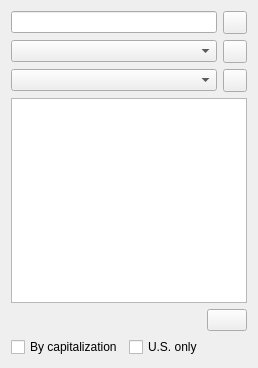
<?xml version="1.0" encoding="UTF-8"?>
<ui version="4.0">
 <class>TickerNeighbors</class>
 <widget class="QWidget" name="TickerNeighbors">
  <property name="geometry">
   <rect>
    <x>0</x>
    <y>0</y>
    <width>258</width>
    <height>368</height>
   </rect>
  </property>
  <property name="windowTitle">
   <string>Industries</string>
  </property>
  <layout class="QGridLayout" name="gridLayout">
   <item row="0" column="0">
    <widget class="QLineEdit" name="lineTicker"/>
   </item>
   <item row="0" column="1">
    <widget class="QToolButton" name="pushTicker">
     <property name="icon">
      <iconset resource="tht.qrc">
       <normaloff>:/images/query.png</normaloff>:/images/query.png</iconset>
     </property>
    </widget>
   </item>
   <item row="1" column="0">
    <widget class="QComboBox" name="comboSector"/>
   </item>
   <item row="1" column="1">
    <widget class="QToolButton" name="pushSector">
     <property name="icon">
      <iconset resource="tht.qrc">
       <normaloff>:/images/query.png</normaloff>:/images/query.png</iconset>
     </property>
    </widget>
   </item>
   <item row="2" column="0">
    <widget class="QComboBox" name="comboIndustry"/>
   </item>
   <item row="2" column="1">
    <widget class="QToolButton" name="pushIndustry">
     <property name="icon">
      <iconset resource="tht.qrc">
       <normaloff>:/images/query.png</normaloff>:/images/query.png</iconset>
     </property>
    </widget>
   </item>
   <item row="3" column="0" colspan="2">
    <widget class="QListWidget" name="listTickers">
     <property name="selectionMode">
      <enum>QAbstractItemView::ExtendedSelection</enum>
     </property>
     <property name="movement">
      <enum>QListView::Static</enum>
     </property>
     <property name="flow">
      <enum>QListView::TopToBottom</enum>
     </property>
     <property name="resizeMode">
      <enum>QListView::Adjust</enum>
     </property>
     <property name="viewMode">
      <enum>QListView::IconMode</enum>
     </property>
    </widget>
   </item>
   <item row="4" column="0" colspan="2">
    <layout class="QHBoxLayout" name="horizontalLayout">
     <item>
      <widget class="QWidget" name="widgetExchanges" native="true"/>
     </item>
     <item>
      <spacer name="horizontalSpacer_2">
       <property name="orientation">
        <enum>Qt::Horizontal</enum>
       </property>
       <property name="sizeHint" stdset="0">
        <size>
         <width>13</width>
         <height>20</height>
        </size>
       </property>
      </spacer>
     </item>
     <item>
      <widget class="QPushButton" name="pushCopy">
       <property name="autoDefault">
        <bool>false</bool>
       </property>
      </widget>
     </item>
    </layout>
   </item>
   <item row="5" column="0" colspan="2">
    <layout class="QHBoxLayout" name="horizontalLayout_2">
     <item>
      <widget class="QCheckBox" name="checkCap">
       <property name="text">
        <string comment="Means &quot;Sort by capitalization&quot;">By capitalization</string>
       </property>
      </widget>
     </item>
     <item>
      <widget class="QCheckBox" name="checkUSA">
       <property name="sizePolicy">
        <sizepolicy hsizetype="Minimum" vsizetype="Fixed">
         <horstretch>1</horstretch>
         <verstretch>0</verstretch>
        </sizepolicy>
       </property>
       <property name="text">
        <string>U.S. only</string>
       </property>
      </widget>
     </item>
    </layout>
   </item>
  </layout>
 </widget>
 <resources>
  <include location="tht.qrc"/>
 </resources>
 <connections>
  <connection>
   <sender>lineTicker</sender>
   <signal>returnPressed()</signal>
   <receiver>TickerNeighbors</receiver>
   <slot>slotFetch()</slot>
   <hints>
    <hint type="sourcelabel">
     <x>113</x>
     <y>21</y>
    </hint>
    <hint type="destinationlabel">
     <x>185</x>
     <y>22</y>
    </hint>
   </hints>
  </connection>
  <connection>
   <sender>pushTicker</sender>
   <signal>clicked()</signal>
   <receiver>TickerNeighbors</receiver>
   <slot>slotFetch()</slot>
   <hints>
    <hint type="sourcelabel">
     <x>248</x>
     <y>30</y>
    </hint>
    <hint type="destinationlabel">
     <x>245</x>
     <y>15</y>
    </hint>
   </hints>
  </connection>
  <connection>
   <sender>pushSector</sender>
   <signal>clicked()</signal>
   <receiver>TickerNeighbors</receiver>
   <slot>slotFetch()</slot>
   <hints>
    <hint type="sourcelabel">
     <x>248</x>
     <y>58</y>
    </hint>
    <hint type="destinationlabel">
     <x>234</x>
     <y>226</y>
    </hint>
   </hints>
  </connection>
  <connection>
   <sender>pushIndustry</sender>
   <signal>clicked()</signal>
   <receiver>TickerNeighbors</receiver>
   <slot>slotFetch()</slot>
   <hints>
    <hint type="sourcelabel">
     <x>248</x>
     <y>86</y>
    </hint>
    <hint type="destinationlabel">
     <x>202</x>
     <y>257</y>
    </hint>
   </hints>
  </connection>
  <connection>
   <sender>pushCopy</sender>
   <signal>clicked()</signal>
   <receiver>TickerNeighbors</receiver>
   <slot>slotCopy()</slot>
   <hints>
    <hint type="sourcelabel">
     <x>247</x>
     <y>332</y>
    </hint>
    <hint type="destinationlabel">
     <x>185</x>
     <y>311</y>
    </hint>
   </hints>
  </connection>
  <connection>
   <sender>listTickers</sender>
   <signal>activated(QModelIndex)</signal>
   <receiver>TickerNeighbors</receiver>
   <slot>slotActivated(QModelIndex)</slot>
   <hints>
    <hint type="sourcelabel">
     <x>133</x>
     <y>124</y>
    </hint>
    <hint type="destinationlabel">
     <x>324</x>
     <y>125</y>
    </hint>
   </hints>
  </connection>
  <connection>
   <sender>checkCap</sender>
   <signal>toggled(bool)</signal>
   <receiver>TickerNeighbors</receiver>
   <slot>slotCheckboxChanged()</slot>
   <hints>
    <hint type="sourcelabel">
     <x>20</x>
     <y>355</y>
    </hint>
    <hint type="destinationlabel">
     <x>19</x>
     <y>392</y>
    </hint>
   </hints>
  </connection>
  <connection>
   <sender>checkUSA</sender>
   <signal>toggled(bool)</signal>
   <receiver>TickerNeighbors</receiver>
   <slot>slotCheckboxChanged()</slot>
   <hints>
    <hint type="sourcelabel">
     <x>131</x>
     <y>354</y>
    </hint>
    <hint type="destinationlabel">
     <x>134</x>
     <y>406</y>
    </hint>
   </hints>
  </connection>
 </connections>
 <slots>
  <slot>slotCopy()</slot>
  <slot>slotFetch()</slot>
  <slot>slotActivated(QModelIndex)</slot>
  <slot>slotCheckboxChanged()</slot>
 </slots>
</ui>
